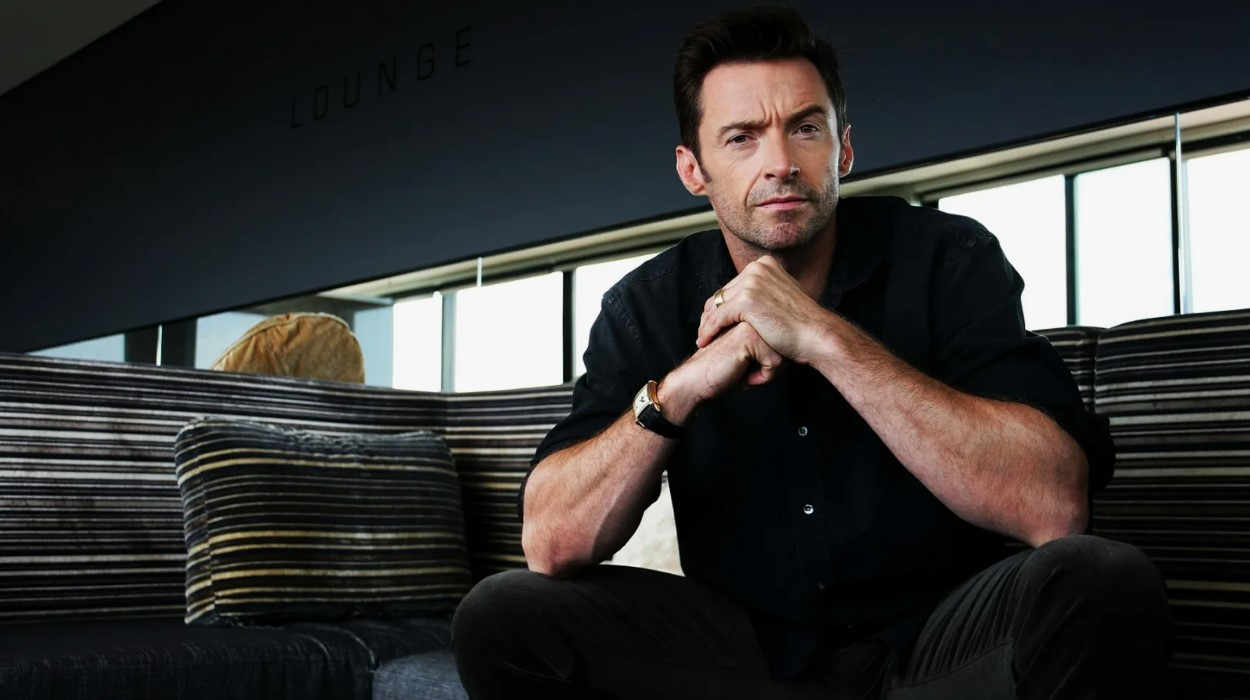
#> input picture image.jpg, 1250 x 700 px
$ python app.py
#> lines starting #> are read from the running program, lines starting #| are printed output that depends on the picture
import cv2

# Загружаем изображение
image_path = 'image.jpg'
image = cv2.imread(image_path)
#> image is the input picture: shape (700, 1250, 3); mean B, G, R 51.7, 52.9, 53.8

# Загрузка каскада Хаара для обнаружения лиц
face_cascade = cv2.CascadeClassifier(cv2.data.haarcascades + 'haarcascade_frontalface_default.xml')

# Преобразуем изображение в оттенки серого
gray_image = cv2.cvtColor(image, cv2.COLOR_BGR2GRAY)
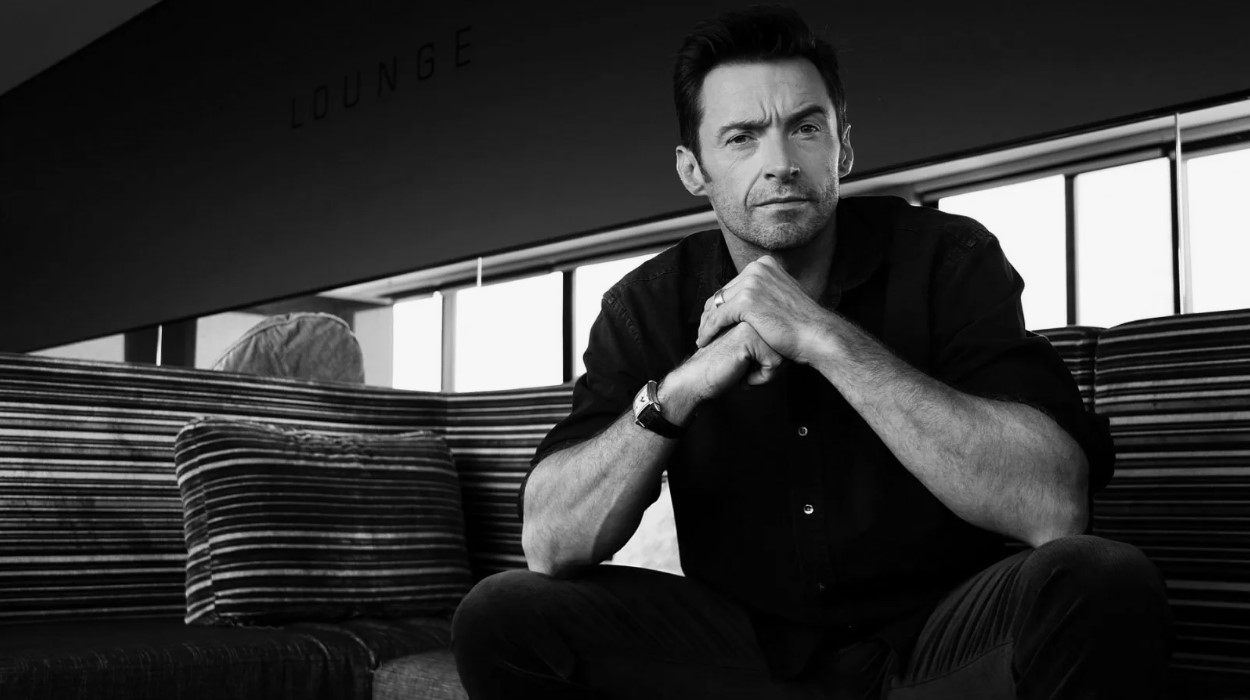
#> gray_image: shape (700, 1250); min 0, max 255, mean 53

# Обнаруживаем лица
faces = face_cascade.detectMultiScale(gray_image, scaleFactor=1.1, minNeighbors=5, minSize=(30, 30))
#> faces = [[691, 66, 171, 171]]

# Выводим результат
if len(faces) == 0:
    print("Лиц не найдено.")
else:
    print(f"Найдено {len(faces)} лиц(о/а):")
#| Найдено 1 лиц(о/а):
    for (x, y, w, h) in faces:
        print(f"Лицо на координатах X:{x}, Y:{y}, ширина:{w}, высота:{h}.")
#> this loop made 1 pass
#| Лицо на координатах X:691, Y:66, ширина:171, высота:171.
